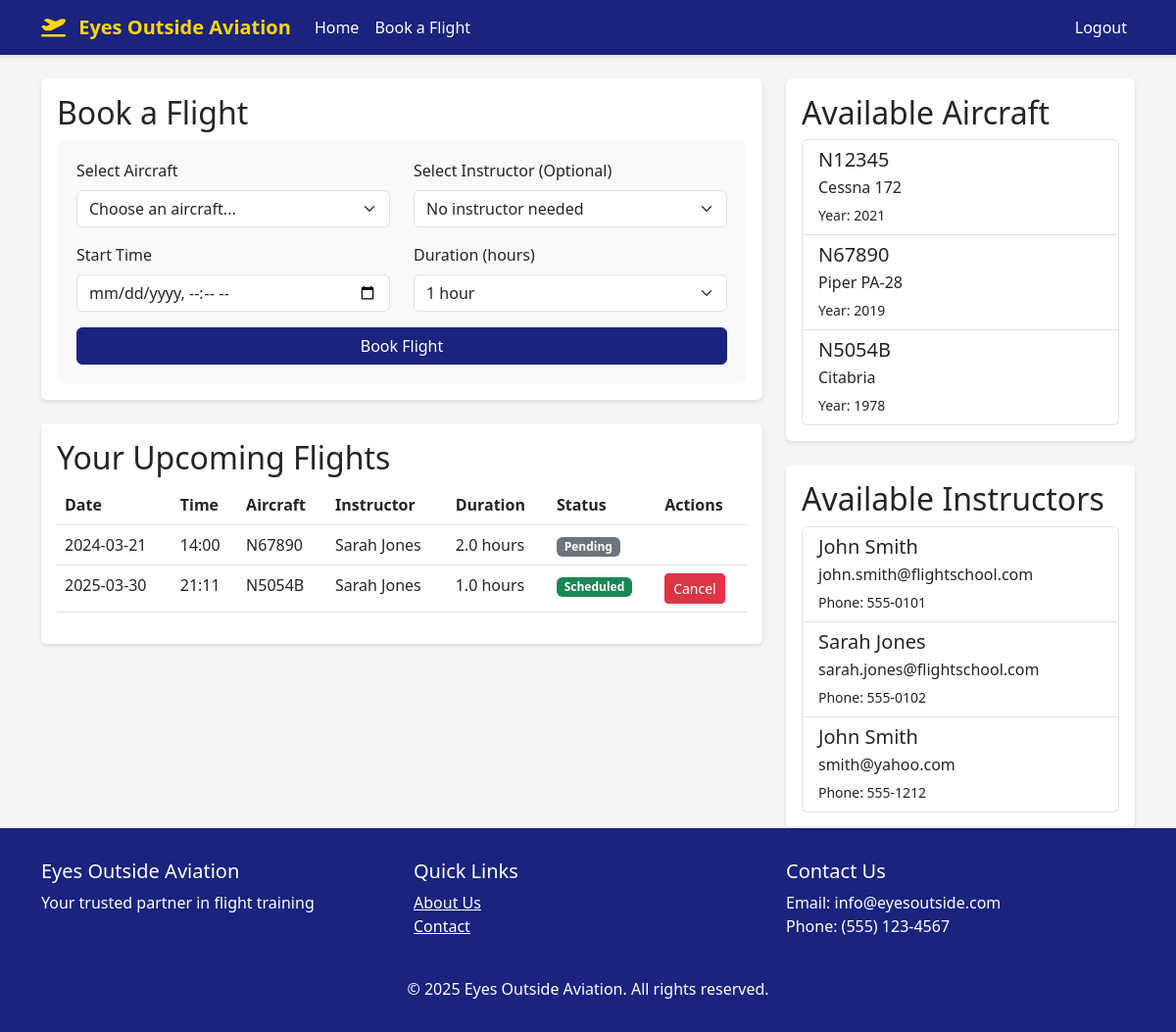
The app's page /booking/dashboard (signed in) with its own data.
### app/models.py (models this page shows, shortened)
class Booking(db.Model):
    id = db.Column(db.Integer, primary_key=True)
    student_id = db.Column(db.Integer, db.ForeignKey('user.id'), nullable=False)
    instructor_id = db.Column(db.Integer, db.ForeignKey('user.id'), nullable=True)  # Optional instructor
    aircraft_id = db.Column(db.Integer, db.ForeignKey('aircraft.id'), nullable=False)
    start_time = db.Column(db.DateTime, nullable=False)
    end_time = db.Column(db.DateTime, nullable=False)
    status = db.Column(db.String(20), default='pending')  # pending, confirmed, completed, cancelled
    created_at = db.Column(db.DateTime, default=datetime.utcnow)
    updated_at = db.Column(db.DateTime, default=datetime.utcnow, onupdate=datetime.utcnow)

class Aircraft(db.Model):
    id = db.Column(db.Integer, primary_key=True)
    tail_number = db.Column(db.String(10), unique=True, nullable=False)
    make_model = db.Column(db.String(100), nullable=False)
    year = db.Column(db.Integer)
    status = db.Column(db.String(20), default='available')  # available, maintenance, retired
    created_at = db.Column(db.DateTime, default=datetime.utcnow)
    bookings = db.relationship('Booking', backref='aircraft', lazy='dynamic')

class User(UserMixin, db.Model):
    id = db.Column(db.Integer, primary_key=True)
    email = db.Column(db.String(120), unique=True, nullable=False)
    first_name = db.Column(db.String(64))
    last_name = db.Column(db.String(64))
    name = db.Column(db.String(128))  # Full name, computed from first_name and last_name
    phone = db.Column(db.String(20))
    address = db.Column(db.String(256))
    password_hash = db.Column(db.String(128))
    is_admin = db.Column(db.Boolean, default=False)
    is_instructor = db.Column(db.Boolean, default=False)
    student_id = db.Column(db.String(20), unique=True)
    certificates = db.Column(db.String(200))
    status = db.Column(db.String(20), default='active')  # active, unavailable, inactive
    created_at = db.Column(db.DateTime, default=datetime.utcnow)
    bookings_as_student = db.relationship('Booking', backref='student', lazy='dynamic',
                                        foreign_keys='Booking.student_id')
    bookings_as_instructor = db.relationship('Booking', backref='instructor', lazy='dynamic',
                                           foreign_keys='Booking.instructor_id')

### app/routes/booking.py (the view)
@bp.route('/dashboard')
@login_required
def dashboard():
    aircraft = Aircraft.query.filter_by(status='available').all()
    instructors = User.query.filter(User.certificates.isnot(None)).all()  # Get users with certificates (instructors)
    user_bookings = Booking.query.filter_by(student_id=current_user.id).order_by(Booking.start_time).all()
    return render_template('booking/dashboard.html',
                         aircraft=aircraft,
                         instructors=instructors,
                         bookings=user_bookings)

### app/__init__.py (called while the page is built)
def create_app(config_class=Config):
    app = Flask(__name__)
    app.config.from_object(config_class)
    db.init_app(app)
    login_manager.init_app(app)
    mail.init_app(app)
    migrate.init_app(app, db)
    login_manager.login_view = 'auth.login'
    login_manager.login_message = 'Please log in to access this page.'
    from app.routes import auth, admin, booking, main
    app.register_blueprint(auth.bp, url_prefix='/auth')
    app.register_blueprint(admin.bp, url_prefix='/admin')
    app.register_blueprint(booking.bp, url_prefix='/booking')
    app.register_blueprint(main.bp)
    @app.context_processor
    def utility_processor():
        return {'now': datetime.now()}
    with app.app_context():
        db.create_all()
        db.session.commit()
    return app

@login_manager.user_loader
def load_user(id):
    return User.query.get(int(id))

### app/templates/booking/dashboard.html (shortened to what this page needs)
{% extends "base.html" %}
{% block extra_css %}
<link href="https://cdn.jsdelivr.net/npm/flatpickr/dist/flatpickr.min.css" rel="stylesheet">
{% endblock %}
{% block content %}
<div class="row">
    <div class="col-md-8">
        <div class="card mb-4">
            <div class="card-body">
                <h2 class="card-title">Book a Flight</h2>
                <form method="POST" action="{{ url_for('booking.create_booking') }}" class="booking-form">
                    <div class="row">
                        <div class="col-md-6 mb-3">
                            <label for="aircraft_id" class="form-label">Select Aircraft</label>
                            <select class="form-select" id="aircraft_id" name="aircraft_id" required>
                                <option value="">Choose an aircraft...</option>
                            </select>
                        </div>
                        <div class="col-md-6 mb-3">
                            <label for="instructor_id" class="form-label">Select Instructor (Optional)</label>
                            <select class="form-select" id="instructor_id" name="instructor_id">
                                <option value="">No instructor needed</option>
                            </select>
                        </div>
                    </div>
                    <div class="row">
                        <div class="col-md-6 mb-3">
                            <label for="start_time" class="form-label">Start Time</label>
                            <input type="datetime-local" class="form-control" id="start_time" name="start_time" required>
                        </div>
                        <div class="col-md-6 mb-3">
                            <label for="duration" class="form-label">Duration (hours)</label>
                            <select class="form-select" id="duration" name="duration" required>
                                <option value="1">1 hour</option>
                            </select>
                        </div>
                    </div>
                    <div class="d-grid">
                        <button type="submit" class="btn btn-primary">Book Flight</button>
                    </div>
                </form>
            </div>
        </div>
        <div class="card">
            <div class="card-body">
                <h2 class="card-title">Your Upcoming Flights</h2>
                <div class="table-responsive">
                    <table class="table">
                        <thead>
                            <tr>
                                <th>Date</th>
                                <th>Time</th>
                                <th>Aircraft</th>
                                <th>Instructor</th>
                                <th>Duration</th>
                                <th>Status</th>
                                <th>Actions</th>
                            </tr>
                        </thead>
                        <tbody>
                            {% for booking in bookings %}
                            <tr>
                                <td>{{ booking.start_time.strftime('%Y-%m-%d') }}</td>
                                <td>{{ booking.start_time.strftime('%H:%M') }}</td>
                                <td>{{ booking.aircraft.tail_number }}</td>
                                <td>{{ booking.instructor.first_name ~ ' ' ~ booking.instructor.last_name if booking.instructor else 'Solo' }}</td>
                                <td>{{ ((booking.end_time - booking.start_time).total_seconds() / 3600)|round(1) }} hours</td>
                                <td>
                                    <span class="badge bg-{{ 'success' if booking.status == 'scheduled' else 'secondary' }}">
                                        {{ booking.status|title }}
                                    </span>
                                </td>
                                <td>
                                    {% if booking.status == 'scheduled' %}
                                    <form method="POST" action="{{ url_for('booking.cancel_booking', id=booking.id) }}" class="d-inline">
                                        <button type="submit" class="btn btn-sm btn-danger" onclick="return confirm('Are you sure you want to cancel this booking?')">
                                            Cancel
                                        </button>
                                    </form>
                                    {% endif %}
                                </td>
                            </tr>
                            {% endfor %}
                        </tbody>
                    </table>
                </div>
            </div>
        </div>
    </div>
    <div class="col-md-4">
        <div class="card">
            <div class="card-body">
                <h2 class="card-title">Available Aircraft</h2>
                <div class="list-group">
                    {% for aircraft in aircraft %}
                    <div class="list-group-item">
                        <h5 class="mb-1">{{ aircraft.tail_number }}</h5>
                        <p class="mb-1">{{ aircraft.make_model }}</p>
                        <small>Year: {{ aircraft.year }}</small>
                    </div>
                    {% endfor %}
                </div>
            </div>
        </div>
        <div class="card mt-4">
            <div class="card-body">
                <h2 class="card-title">Available Instructors</h2>
                <div class="list-group">
                    {% for instructor in instructors %}
                    <div class="list-group-item">
                        <h5 class="mb-1">{{ instructor.first_name }} {{ instructor.last_name }}</h5>
                        <p class="mb-1">{{ instructor.email }}</p>
                        <small>Phone: {{ instructor.phone }}</small>
                    </div>
                    {% endfor %}
                </div>
            </div>
        </div>
    </div>
</div>
{% endblock %}

### app/templates/base.html (style rules this page uses)
:root { --primary-color: #1a237e; --secondary-color: #0d47a1; --accent-color: #ffd700; }
body { font-family: 'Segoe UI', Tahoma, Geneva, Verdana, sans-serif; background-color: #f5f5f5; }
.btn-primary { background-color: var(--primary-color); border-color: var(--primary-color); }
.card { border: none; box-shadow: 0 2px 4px rgba(0,0,0,0.1); transition: transform 0.3s ease; }

### app/templates/booking/dashboard.html (style rules this page uses)
.booking-form { background-color: #f8f9fa; padding: 20px; border-radius: 10px; }

### records on screen
Booking: start_time "2024-03-21", start_time "14:00", aircraft.tail_number "N67890", instructor "Sarah Jones", end_time+start_time "2.0", status "Pending"
Booking: start_time "2025-03-30", start_time "21:11", aircraft.tail_number "N5054B", instructor "Sarah Jones", end_time+start_time "1.0", status "Scheduled"
Aircraft: tail_number "N12345", make_model "Cessna 172", year "2021"
Aircraft: tail_number "N67890", make_model "Piper PA-28", year "2019"
Aircraft: tail_number "N5054B", make_model "Citabria", year "1978"
User: first_name "John", last_name "Smith", email "john.smith@flightschool.com", phone "555-0101"
User: first_name "Sarah", last_name "Jones", email "sarah.jones@flightschool.com", phone "555-0102"
User: first_name "John", last_name "Smith", email "smith@yahoo.com", phone "555-1212"
